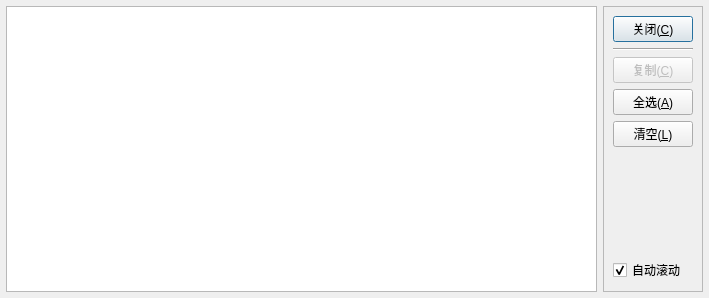
<?xml version="1.0" encoding="UTF-8"?>
<ui version="4.0">
 <class>LogDialog</class>
 <widget class="QDialog" name="LogDialog">
  <property name="geometry">
   <rect>
    <x>0</x>
    <y>0</y>
    <width>709</width>
    <height>298</height>
   </rect>
  </property>
  <property name="windowTitle">
   <string>查看日志</string>
  </property>
  <layout class="QHBoxLayout" name="horizontalLayout">
   <property name="leftMargin">
    <number>6</number>
   </property>
   <property name="topMargin">
    <number>6</number>
   </property>
   <property name="rightMargin">
    <number>6</number>
   </property>
   <property name="bottomMargin">
    <number>6</number>
   </property>
   <item>
    <widget class="QListWidget" name="listWidget">
     <property name="selectionMode">
      <enum>QAbstractItemView::MultiSelection</enum>
     </property>
    </widget>
   </item>
   <item>
    <widget class="QFrame" name="frame">
     <property name="frameShape">
      <enum>QFrame::StyledPanel</enum>
     </property>
     <property name="frameShadow">
      <enum>QFrame::Raised</enum>
     </property>
     <layout class="QVBoxLayout" name="verticalLayout_2">
      <item>
       <widget class="QPushButton" name="pushButtonClose">
        <property name="layoutDirection">
         <enum>Qt::LeftToRight</enum>
        </property>
        <property name="text">
         <string>关闭(&amp;C)</string>
        </property>
       </widget>
      </item>
      <item>
       <widget class="Line" name="lineHorizontal">
        <property name="orientation">
         <enum>Qt::Horizontal</enum>
        </property>
       </widget>
      </item>
      <item>
       <widget class="QPushButton" name="pushButtonCopy">
        <property name="enabled">
         <bool>false</bool>
        </property>
        <property name="text">
         <string>复制(&amp;C)</string>
        </property>
       </widget>
      </item>
      <item>
       <widget class="QPushButton" name="pushButtonSelectAll">
        <property name="text">
         <string>全选(&amp;A)</string>
        </property>
       </widget>
      </item>
      <item>
       <widget class="QPushButton" name="pushButtonClear">
        <property name="text">
         <string>清空(&amp;L)</string>
        </property>
       </widget>
      </item>
      <item>
       <spacer name="verticalSpacer">
        <property name="orientation">
         <enum>Qt::Vertical</enum>
        </property>
        <property name="sizeHint" stdset="0">
         <size>
          <width>20</width>
          <height>40</height>
         </size>
        </property>
       </spacer>
      </item>
      <item>
       <widget class="QCheckBox" name="checkBox_autoScroll">
        <property name="text">
         <string>自动滚动</string>
        </property>
        <property name="checked">
         <bool>true</bool>
        </property>
       </widget>
      </item>
     </layout>
    </widget>
   </item>
  </layout>
 </widget>
 <tabstops>
  <tabstop>listWidget</tabstop>
  <tabstop>pushButtonClose</tabstop>
  <tabstop>pushButtonCopy</tabstop>
  <tabstop>pushButtonSelectAll</tabstop>
  <tabstop>pushButtonClear</tabstop>
  <tabstop>checkBox_autoScroll</tabstop>
 </tabstops>
 <resources/>
 <connections>
  <connection>
   <sender>pushButtonClose</sender>
   <signal>clicked()</signal>
   <receiver>LogDialog</receiver>
   <slot>reject()</slot>
   <hints>
    <hint type="sourcelabel">
     <x>652</x>
     <y>26</y>
    </hint>
    <hint type="destinationlabel">
     <x>354</x>
     <y>148</y>
    </hint>
   </hints>
  </connection>
  <connection>
   <sender>listWidget</sender>
   <signal>itemSelectionChanged()</signal>
   <receiver>LogDialog</receiver>
   <slot>onItemSelectionChanged()</slot>
   <hints>
    <hint type="sourcelabel">
     <x>301</x>
     <y>148</y>
    </hint>
    <hint type="destinationlabel">
     <x>354</x>
     <y>148</y>
    </hint>
   </hints>
  </connection>
 </connections>
 <slots>
  <slot>onItemSelectionChanged()</slot>
 </slots>
</ui>
